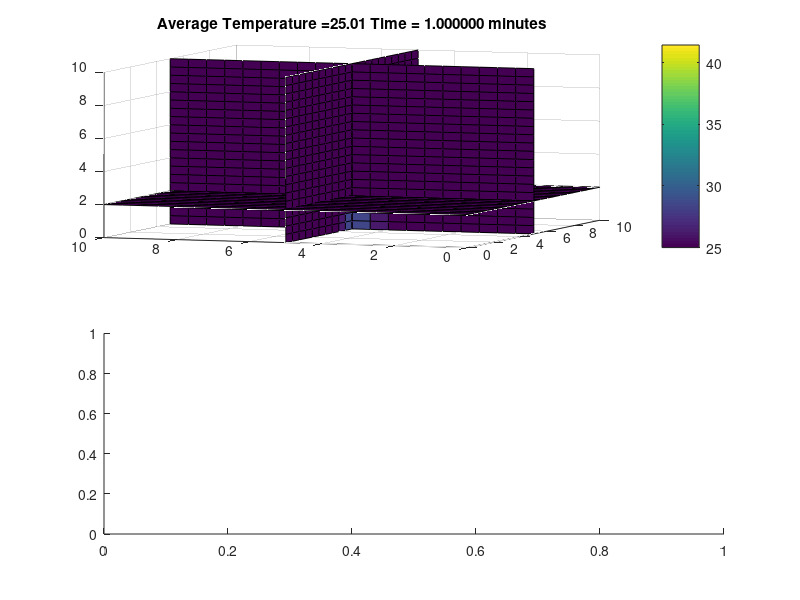

Source code (MATLAB): (Note: this script raises an error after producing the figure.)
rho=1.205;
cp=1005;

Lx=10;
Ly=10;
Lz=10;

Nx=21;
Nt=120;
Ny=21;
Nz=21;

dx=Lx/(Nx-1);
dy=Ly/(Ny-1);
dz=Lz/(Nz-1);

c=1;
C=0.05;
dt=C*dx/c;
dt=10;

Tn=zeros(Nx,Ny,Nz);
x=linspace(0,Lx,Nx);
y=linspace(0,Ly,Ny);
z=linspace(0,Lz,Nz);
[X,Y,Z]=meshgrid(x,y,z);

k=ones(Ny,Nx,Nz)+0.0257*100;
k([1 end],:,:)=0.001;
k(:,[1 end],:)=0.001;
k(:,:,[1 end])=0.001;

Tn(:,:,:)=25;
t=0;

for n=1:Nt
    Tc=Tn;
    t=t+dt;
    for i=2:Nx-1
        for j=2:Ny-1
            for l=2:Nz-1
                Tn(i,j,l)=Tc(i,j,l) + ...
                dt*(k(j,i,l)/rho/cp)* ...
                ((Tc(i+1,j,l)-2*Tc(i,j,l)+Tc(i-1,j,l))/dx/dx+ ...
                 (Tc(i,j+1,l)-2*Tc(i,j,l)+Tc(i,j-1,l))/dy/dy+ ...
                 (Tc(i,j,l+1)-2*Tc(i,j,l)+Tc(i,j,l-1))/dz/dz);
            end    
        end  
    end 
    Tbar=mean(Tn(:));

   
    if(t<10*36)
        Tn(10,10,2)=Tn(10,10,2)+dt*1000/rho/cp;
    end

    Tn(1,:,:)=Tn(2,:,:);
    Tn(end,:,:)=Tn(end-1,:,:);
    Tn(:,1,:)=Tn(:,2,:);
    Tn(:,end,:)=Tn(:,end-1,:);
    Tn(:,:,1)=Tn(:,:,2);
    Tn(:,:,end)=Tn(:,:,end-1);

    if (t > 5*36)
        Tn(end,9:11,9:11)=20;
    end 

    if(mod(t , 60)==0)
        clf;
        subplot(2,1,1);
        slice(X,Y,Z,Tn,5,5,2);colorbar;
        axis([0 Lx 0 Ly 0 Lz]);
        title(sprintf('Average Temperature =%.2f Time = %f minutes',Tbar, t/60));
        view(-70,10);

        [Tx,Ty,Tz]=gradient(Tn);
        qx=k.*Tx;
        qy=k.*Ty;
        qz=k.*Tz;

        subplot(2,1,2);
        streamslice(X,Y,Z,qx,qy,qz,9,9,9,0.1);
        axis([0 Lx 0 Ly 0 Lz]);
        hold on;
        [sx,sy,sz]=meshgrid([2 5 8], [2 5 8] ,[2 5 8]);
        h=streamline(X,Y,Z,qx,qy,qz,sx,sy,sz);
        set(h, 'color','red');
        hold off;
        view(-70,10);

        pause(0.01);
    end    
end
